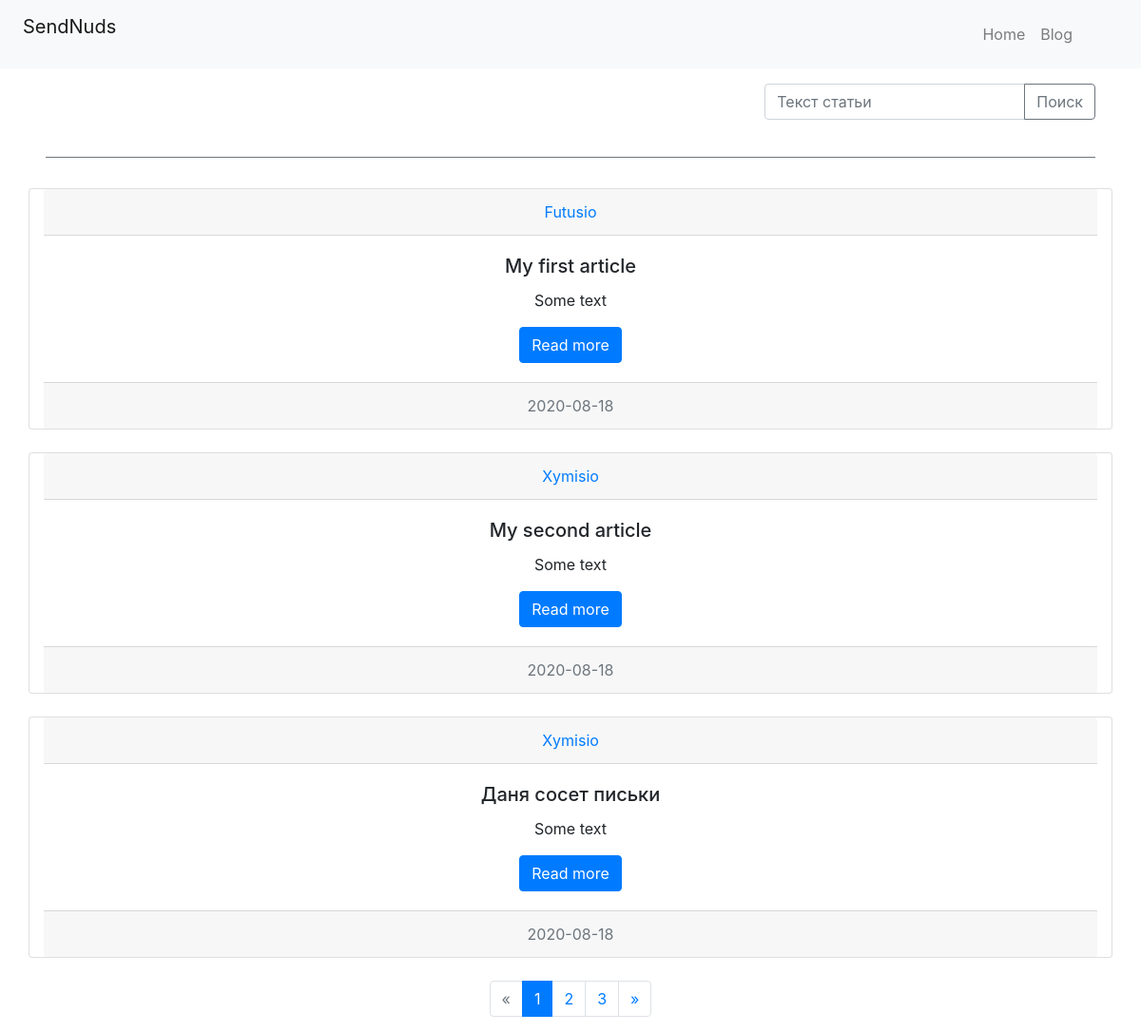
Page /blog on the committed database.
### sweater/models.py (models this page shows, shortened)
class Article(db.Model):
    id = db.Column(db.Integer, primary_key=True)
    title = db.Column(db.String(128), nullable=False)
    cut = db.Column(db.String(128), nullable=False)
    text = db.Column(db.Text, nullable=False)
    date = db.Column(db.DateTime, nullable=False,
        default=datetime.utcnow())
    owner_id = db.Column(db.Integer, db.ForeignKey('user.id'),
        nullable=False)
    owner = db.relationship('User', backref=db.backref('owner', lazy=True))
    tags = db.relationship('Tag', secondary=tags, lazy='subquery',
        backref=db.backref('articles', lazy=True))
    comments = db.relationship('Comment', lazy=True,
        backref=db.backref('comments', lazy=True))

class User(db.Model, UserMixin):
    id = db.Column(db.Integer, primary_key=True)
    login = db.Column(db.String(64), nullable=False, unique=True)
    email = db.Column(db.String(128), nullable=False, unique=True)
    password = db.Column(db.String(255), nullable=False)
    date = db.Column(db.DateTime, nullable=False,
        default=datetime.utcnow())

### sweater/routes.py (the view)
@app.route('/blog')
def blog():
    page = request.args.get('page')
    q = request.args.get('q')
    if page and page.isdigit():
        page = int(page)
    else:
        page = 1
    if q:
        articles = Article.query.filter(Article.title.contains(q) | Article.text.contains(q))
    else:
        articles = Article.query
    pages = articles.paginate(page=page, per_page=3)
    return render_template('blog.html', articles=articles, pages=pages, q=q)

### sweater/templates/blog.html (shortened to what this page needs)
{% extends 'base.html' %}
{% block body %}
{% set qloc='&q=%s' % q %}
<div>
    <div class='py-3 px-5'>
      <div class="border-secondary border-bottom" style="padding-bottom: 7%;">
        <div style="float: right;">
        <form method="GET">
          <div class="input-group mb-3">
            <input type="text" name='q' class="form-control" value = "{{ request.args.get('q','') }}"id='search' placeholder="Текст статьи" aria-label="Recipient's username" aria-describedby="button-addon2">
            <div class="input-group-append">
              <button class="btn btn-outline-secondary" type="submit" id="button-addon2">Поиск</button>
            </div>
          </div>
        </form>
        </div>
      </div>
    </div>
</div>
<div class="mt-3">
    {% for article in pages.items %}
    <div class="card container text-center mb-4">
        <div class="card-header">
            <a href="/blog/{{ article.owner.login }}">{{ article.owner.login }}</a>
        </div>
          <div class="card-body">
            <h5 class="card-title">{{ article.title }}</h5>
            <p class="card-text">{{ article.cut }}</p>
            <a href="/article/{{ article.id }}" class="btn btn-primary">Read more</a>
          </div>
        <div class="card-footer text-muted">
          {{ article.date.date() }}
        </div>
    </div>
    {% endfor %}
    {% if pages.pages > 1  %}
      <nav aria-label="Page navigation example">
        <ul class="pagination justify-content-center">
          <li {% if pages.has_prev %}
            class="page-item"
          {% else %}
            class="page-item disabled"
          {% endif %}>
            <a class="page-link"
                {% if q %}
                    href="./blog?page={{ pages.prev_num }}&q={{ q }}"
                {% else %}
                    href="./blog?page={{ pages.prev_num }}"
                {% endif %} aria-label="Previous">
              <span aria-hidden="true">&laquo;</span>
            </a>
          </li>
          {% for page in pages.iter_pages() %}
            <li {% if page == pages.page %}
                  class="page-item active"
                {% else %}
                  class="page-item"
                {% endif %}>
              <a class="page-link"
                {% if q %}
                    href="./blog?page={{ page }}&q={{ q }}"
                {% else %}
                    href="./blog?page={{ page }}"
                {% endif %}
                    >{{ page }}</a>
            </li>
          {% endfor %}
          <li {% if pages.has_next %}
                class="page-item"
              {% else %}
                class="page-item disabled"
              {% endif %}>
            <a class="page-link"
            {% if q %}
                href="./blog?page={{ pages.next_num }}&q={{ q }}"
            {% else %}
                href="./blog?page={{ pages.next_num }}"
            {% endif %} aria-label="Next">
              <span aria-hidden="true">&raquo;</span>
            </a>
          </li>
        </ul>
      </nav>
    {% endif %}
</div>
{% endblock %}

### rows in the picture
Article: owner.login "Futusio", title "My first article", cut "Some text", date "2020-08-18"
Article: owner.login "Xymisio", title "My second article", cut "Some text", date "2020-08-18"
Article: owner.login "Xymisio", title "Даня сосет письки", cut "Some text", date "2020-08-18"

### other values in the picture
{{ page }} "1" "2" "3"
